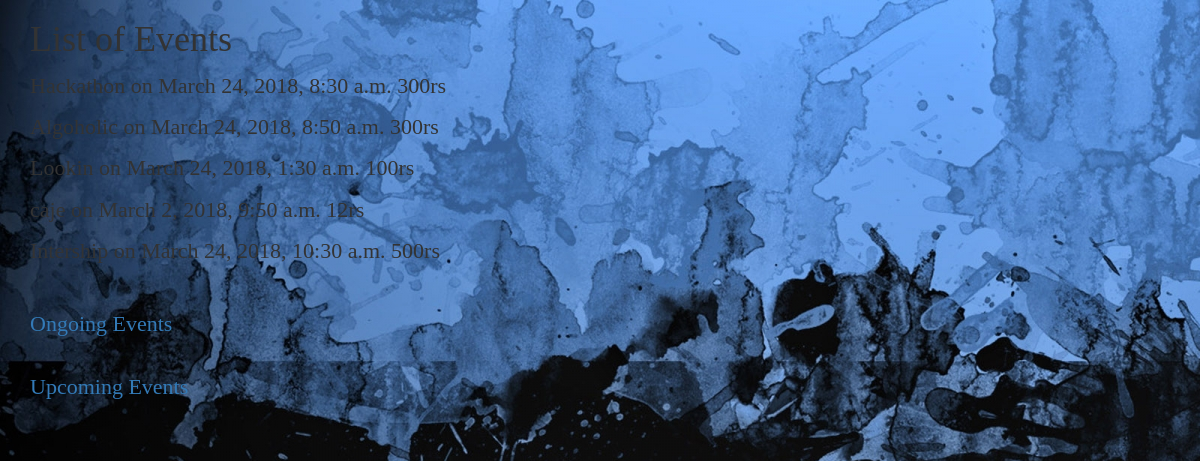
The page /event/list on the database its author committed.
### accounts/models.py (models this page shows, shortened)
class Event(models.Model):
    name = models.CharField(max_length=50 , blank=True)
    start_date = models.DateTimeField(default=None , blank=False , unique=True)
    duration_in_hrs = models.SmallIntegerField(default=0 , blank=True)
    price = models.SmallIntegerField(default=0 , blank=True)
    prize = models.SmallIntegerField(default=0 , blank=True)
    is_approved = models.BooleanField(default=False , blank=True)

### committee/views.py (the view)
# urls.py: path('event/list' , views.EventListView.as_view() , name = 'event_list') ,
class EventListView(ListView):
    model = Event
    template_name = 'event_list.html'

### committee/templates/event_list.html (shortened to what this page needs)
{% extends 'HomePage.html' %}
{% block content %}
    <div class="container">
    <div class="Jumbotron pos8">
        <h1>List of Events</h1>
        {% for event in event_list %}
            <p> {{ event.name }} on <span class="space">{{ event.start_date }}</span><span class="space">  {{ event.price }}rs</span></p>
        {% endfor %}
    <span><a  class="container" href="{% url 'committee:event_list_today' %}">Ongoing Events</a> </span>
    <span><a class="container" href="{% url 'committee:event_list_future' %}">Upcoming Events</a> </span>
    </div>
    </div>
{% endblock %}

### accounts/templates/HomePage.html (shortened to what this page needs)
<!DOCTYPE html>
<html lang="en">
<head>
  <link rel="stylesheet" href="https://maxcdn.bootstrapcdn.com/bootstrap/3.3.7/css/bootstrap.min.css">
  <link rel="stylesheet" type="text/css" href="../static/css/AllTheCSS.css">
</head>
<body id="backg">
</body>
{% block content %}{% endblock %}
</body>
</html>

### accounts/static/css/AllTheCSS.css (style rules this page uses)
#backg { background-image: url(../../templates/home.jpg); }
body { font-family: 'Fasthand';font-size: 22px; }

### rows shown on the page
Event: name "Hackathon", start_date "March 24, 2018, 8:30 a.m.", price "300"
Event: name "Algoholic", start_date "March 24, 2018, 8:50 a.m.", price "300"
Event: name "Lookin", start_date "March 24, 2018, 1:30 a.m.", price "100"
Event: name "caje", start_date "March 2, 2018, 9:50 a.m.", price "12"
Event: name "Intership", start_date "March 24, 2018, 10:30 a.m.", price "500"
